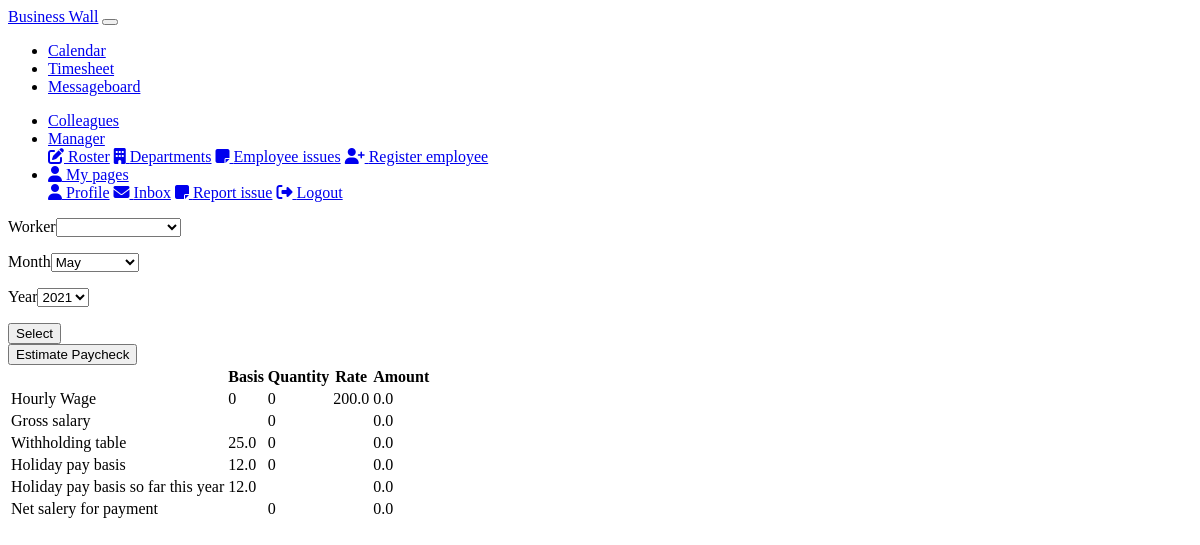
Screenshot of /timesheet/paycheck/ (signed in) with the database file from the repository.
### timesheet/models.py (models this page shows, shortened)
class AdditionalRate(models.Model):
    normal_rate = models.IntegerField(default=0)
    overtime_rate = models.IntegerField(default=50)
    holiday_rate = models.IntegerField(default=100)
    weekend_rate = models.IntegerField(default=25)
    evening_rate = models.IntegerField(default=15)

class PayCheck(models.Model):
    taxes = models.IntegerField(default=25)
    vacation_money_basis = models.FloatField(default=12)
    worker = models.ForeignKey(User, on_delete=models.CASCADE, null=True)
    wage = models.FloatField(default=0)
    def set_wage(self, money_earned):
        self.wage = round((1 - (self.taxes / 100)) * money_earned, 2)

### timesheet/views.py (the view, shortened to what this page needs)
# urls.py: path('paycheck/', login_required(views.generate_paycheck), name='paycheck'),
def generate_paycheck(request):
    if request.POST:
        form = CalenderPickerForm(request.POST)
        if form.is_valid():
            month = int(form.cleaned_data.get('month'))
            year = int(form.cleaned_data.get('year'))
    else:
        today = datetime.now()
        month = today.month
        year = today.year
        form = CalenderPickerForm(initial={'month':month, 'year':year, 'worker':request.user.id})
    today = datetime.now()
    stamp = Stamp.objects.get(worker=request.user.id)
    time_order = stamp.time_model.order_by('start_time')
    time = time_order.filter(start_time__month=month, start_time__year=year)
    ar = stamp.additonal_rate
    paycheck = PayCheck.objects.get(worker=request.user.id)
    contract = Contract.objects.get(worker=request.user.id)
    sum_total_time = timedelta(minutes=0)
    sum_duration = timedelta(minutes=0)
    sum_overtime = timedelta(minutes=0)
    sum_evening = timedelta(minutes=0)
    sum_weekend = timedelta(minutes=0)
    sum_holiday = timedelta(minutes=0)
    wage_from_normal = ((((sum_duration.seconds // 60) % 60) / 60) + (sum_duration.seconds // 3600) + sum_duration.days * 24) * convert_rate(ar.normal_rate)
    wage_from_overtime = (((((sum_overtime.seconds // 60) % 60) / 60) + (sum_overtime.seconds // 3600) + (sum_overtime.days * 24)) * convert_rate(ar.overtime_rate))
    wage_from_weekend = (((((sum_weekend.seconds // 60) % 60) / 60) + (sum_weekend.seconds // 3600) + (sum_weekend.days * 24)) * convert_rate(ar.weekend_rate))
    wage_from_evening = (((((sum_evening.seconds // 60) % 60) / 60) + (sum_evening.seconds // 3600) + (sum_evening.days * 24)) * convert_rate(ar.evening_rate))
    wage_from_holiday = (((((sum_holiday.seconds // 60) % 60) / 60) + (sum_holiday.seconds // 3600) + (sum_holiday.days * 24)) * convert_rate(ar.holiday_rate))
    wage_total  = wage_from_normal + wage_from_overtime + wage_from_weekend + wage_from_evening + wage_from_holiday
    wage = wage_total * contract.wage
    holiday_pay_basis = (paycheck.vacation_money_basis * wage) / 100
    paycheck.set_wage(wage - holiday_pay_basis)
    context = {'wage':round(wage, 1),
                'taxes': round(wage - paycheck.wage, 1),
                'contract':contract,
                'additional_rate': ar,
                'paycheck':paycheck,
                'calenderform':form,
                'vacation_money_basis': holiday_pay_basis,
                'tot_vac':find_holiday_pay(stamp, contract, paycheck, ar),
                'estimate':False,
                'sum_total_time':sum_total_time,
                'sum_duration':sum_duration,
                'sum_overtime':sum_overtime,
                'sum_holiday':sum_holiday,
                'sum_weekend':sum_weekend,
                'sum_evening':sum_evening,
                'rate_normal':round(convert_rate(ar.normal_rate) * contract.wage, 1),
                'rate_weekend':round(convert_rate(ar.weekend_rate) * contract.wage, 1),
                'rate_overtime':round(convert_rate(ar.overtime_rate) * contract.wage, 1),
                'rate_evening':round(convert_rate(ar.evening_rate) * contract.wage, 1),
                'rate_holiday':round(convert_rate(ar.holiday_rate) * contract.wage, 1),
                'amount_normal':round(wage_from_normal * contract.wage, 1),
                'amount_overtime':round(wage_from_overtime * contract.wage, 1),
                'amount_weekend':round(wage_from_weekend * contract.wage, 1),
                'amount_evening':round(wage_from_evening * contract.wage, 1),
                'amount_holiday':round(wage_from_holiday * contract.wage, 1),
                }
    return render(request, 'paycheck.html', context)

### timesheet/forms.py
class CalenderPickerForm(forms.Form):
    worker = UserModelChoiceField(queryset=User.objects.filter(groups__name__in=['worker']).distinct(), required=False)
    month = forms.ChoiceField(choices=MONTHS)
    year = forms.ChoiceField(choices=YEARS)

### accounts/models.py (called while the page is built)
    def is_manager(self):
        try:
            self.groups.get(name="supervisor")
        except Exception as e:
            return False
        else:
            return True

### timesheet/forms.py (called while the page is built)
    def label_from_instance(self, obj):
         return obj.get_full_name()

### timesheet/templatetags/timesheet_tag.py (called while the page is built)
@register.filter()
def convert_hours(td):
    tot_sec = td.seconds
    tot_days = td.days
    hours = (tot_days * 24) + (tot_sec // 3600)
    minutes = ((tot_sec // 60)%60)//6
    if minutes == 0:
        return "{}".format(hours)
    return "{},{}".format(hours, minutes)

### timesheet/views.py (called while the page is built)
def convert_rate(rate):
    return 1 + (rate/100)

### util/templatetags/bootstrapify.py (called while the page is built)
def format_invalid_feedback(field):
    invalid_feedback = f'<div class="invalid-feedback"><ul id="{field.id_for_label}-errors">'
    for error in list(field.errors):
        invalid_feedback += '<li>{}</li>'.format(error)
    invalid_feedback += '</ul></div>'
    return invalid_feedback

def format_label(field):
    hidden = "hidden" if "hidden" in field.as_widget() else ""
    return f'<label for="{field.id_for_label}" {hidden}>{field.label}</label>'

def format_input(field, classes="", attrs=""):
    widget = field.as_widget()
    matches = re.findall("<\w+ ", widget)
    if matches:
        input = widget
        for match in set(matches):
            input = input.replace(match, f'{match}{attrs} class="form-{"check" if "checkbox" in widget else "control"} {classes} {"is-invalid" if len(list(field.errors)) else ""}"')
        return input
    else:
        return ""

def format_help_text(field):
    return f'<div class="text-muted">{field.help_text}</div>'

@register.filter(is_safe=True)
def bootstrapify_field(field, picker_id=""):
    input = format_input(field)
    invalid_feedback = format_invalid_feedback(field)
    label = format_label(field)
    help_text = format_help_text(field)
    return mark_safe('<div class="">{}{}{}{}</div>'.format(label, input, help_text, invalid_feedback))

### timesheet/templates/paycheck.html (shortened to what this page needs)
{% extends 'base.html' %}
{% load bootstrapify %}
{% load timesheet_tag %}
{% load static %}
{% block stylesheets %}
<link rel="stylesheet" href="https://cdnjs.cloudflare.com/ajax/libs/tempusdominus-bootstrap-4/5.1.2/css/tempusdominus-bootstrap-4.min.css" />
{% endblock stylesheets %}
{% block content %}
<div class="content">
  <div class="wrapper">
    <div class="row align-items-center">
      <div class="col-sm-6">
        {% if calenderform %}
          <form method="POST">
            <div class="row align-items-center">
              {% if user.is_manager %}
                <div class="col-md-12">
                  {{calenderform.worker|bootstrapify_field}}
                </div>
              {% endif %}
              <div class="col-md-6 col-sm-12">
                {{calenderform.month|bootstrapify_field}}
              </div>
              <div class="col-md-6 col-sm-12">
                {{calenderform.year|bootstrapify_field}}
              </div>
              <div class="col-md-12">
                <input class="mt-2 btn btn-primary" type="submit" value="Select">
              </div>
            </div>
          </form>
        {% endif %}
      </div>
      {% if estimate is False %}
        <div class="col-sm-6 xz-sm-mt-2">
          <form action="{% url 'estimate_paycheck' %}" method="GET">
            <button class="btn btn-primary" name="estimate_paycheck">Estimate Paycheck</button>
          </form>
        </div>
      {% endif %}
      <table class="mt-4 table table-lg">
        <thead>
          <tr>
            <th colspan="1"></th>
            <th>Basis</th>
            <th>Quantity</th>
            <th>Rate</th>
            <th>Amount</th>
          </tr>
        </thead>
        <tbody>
          <tr>
            <td>Hourly Wage</td>
            <td> {{additional_rate.normal_rate}} </td>
            <td> {{sum_duration|convert_hours}} </td>
            <td>{{rate_normal}}</td>
            <td>{{amount_normal}}</td>
          </tr>
          <tr>
            <td>Gross salary</td>
            <td></td>
            <td>{{sum_total_time|convert_hours}}</td>
            <td></td>
            <td>{{wage}}</td>
          </tr>
          <tr>
            <td>Withholding table</td>
            <td>{{paycheck.taxes}}</td>
            <td>{{sum_total_time|convert_hours}}</td>
            <td></td>
            <td>{{taxes}}</td>
          </tr>
          <tr>
            <td>Holiday pay basis</td>
            <td>{{paycheck.vacation_money_basis}}</td>
            <td>{{sum_total_time|convert_hours}}</td>
            <td></td>
            <td>{{vacation_money_basis}}</td>
          </tr>
          <tr>
            <td>Holiday pay basis so far this year</td>
            <td>{{paycheck.vacation_money_basis}}</td>
            <td></td>
            <td></td>
            <td>{{tot_vac}}</td>
          </tr>
          <tr>
            <td>Net salery for payment</td>
            <td></td>
            <td>{{sum_total_time|convert_hours}}</td>
            <td></td>
            <td>{{paycheck.wage}}</td>
          </tr>
        </tbody>
      </table>
    </div>
  </div>
</div>
{% endblock content %}

### rows the page displays
AdditionalRate: normal_rate "0"
PayCheck: taxes "25.0", vacation_money_basis "12.0", wage "0.0"

### other values shown
{{ sum_duration|convert_hours }} "0"
{{ rate_normal }} "200.0"
{{ amount_normal }} "0.0"
{{ sum_total_time|convert_hours }} "0"
{{ wage }} "0.0"
{{ taxes }} "0.0"
{{ vacation_money_basis }} "0.0"
{{ tot_vac }} "0.0"
